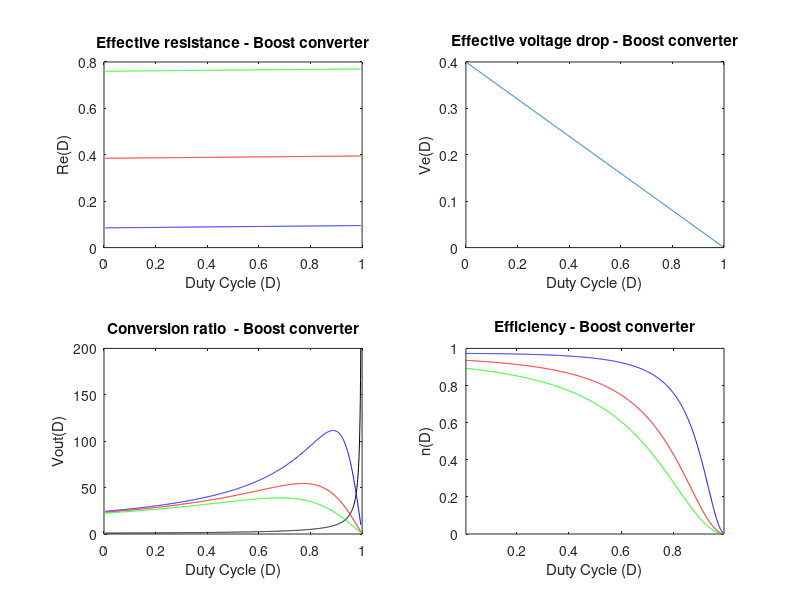

Write MATLAB code to recreate this figure.
% ------------------------------------------------------------------------------
% Copyright (C) 2020 Jaime M. Villegas I. <jaime7592@gmail.com>
% ------------------------------------------------------------------------------
% Filename      : Boost.m
% Description   : DC analysis of non-ideal Boost Converter
% Version       : 01.00
% Revision      : 00
% Last modified : 08/13/2020
% References    : R.W. Erickson, D. Maksimovic. "Fundamentals of Power
%                 Electronics". 2nd ed. (2004)
% ------------------------------------------------------------------------------
clear
clc

% Converter parameters

Vg = 25;          % Input voltage
V = 60;           % Output voltage
d = (V-Vg)/V;     % Ideal duty-cycle
Iout = 8;         % Output current
Rload = V/Iout;   % Load resistance
fs = 100e3;       % Switching frequency
Ts = 1/fs;        % Switching period
IL_ripple = 0.2;  % Inductor current ripple
IC_ripple = 0.1;  % Capacitor current ripple
VC_ripple = 0.25; % Capacitor voltage ripple

L = Vg*d*Ts/(2*IL_ripple);       % Inductor
C = V*d*Ts/(2*Rload*VC_ripple);  % Capacitor

Dmin = 0.005;
Dmax = 0.995;
D = Dmin:0.001:Dmax;   % Converter duty cycle

% Diode
Rd = 10e-3;  % Diode on-state resistance
Vd = 0.4;    % Diode forward voltage

% Transistor
Rt = 20e-3;  % Transistor on-state resistance

% Inductor
K_RL = [0.01 0.05 0.1];   % Load resistance to inductor resistance ratio
RL = K_RL*Rload;          % Inductor resistance

% Effective conduction losses
for i = 1:3 Re(i,:) = D*Rt + (1-D)*Rd + RL(i);end
Ve = (1-D)*Vd;

% Conversion ratio
M_Bs_ideal = 1./(1-D);
M_Bs_real = Rload*(1-D).*(Vg - Ve)./(Rload*(1-D).^2 + Re);

% Efficiency
Eff_Bs = Rload*(1-D).^2 .*(1 - Ve/Vg)./(Rload*(1-D).^2 + Re);

figure(1)
subplot(2,2,1)
plot(D, Re(1,:), 'b', D, Re(2,:), 'r', D, Re(3,:), 'g')
xlabel("Duty Cycle (D)")
ylabel("Re(D)")
title("Effective resistance - Boost converter")

subplot(2,2,2)
plot(D, Ve)
xlabel("Duty Cycle (D)")
ylabel("Ve(D)")
title("Effective voltage drop - Boost converter")

subplot(2,2,3)
plot(D, M_Bs_ideal, 'k', D, M_Bs_real(1,:), 'b', D, M_Bs_real(2,:), 'r', D, M_Bs_real(3,:), 'g')
xlabel("Duty Cycle (D)")
ylabel("Vout(D)")
title("Conversion ratio  - Boost converter")

subplot(2,2,4)
plot(D, Eff_Bs(1,:), 'b', D, Eff_Bs(2,:), 'r', D, Eff_Bs(3,:), 'g')
axis([Dmin Dmax 0 1])
xlabel("Duty Cycle (D)")
ylabel("n(D)")
title("Efficiency - Boost converter")